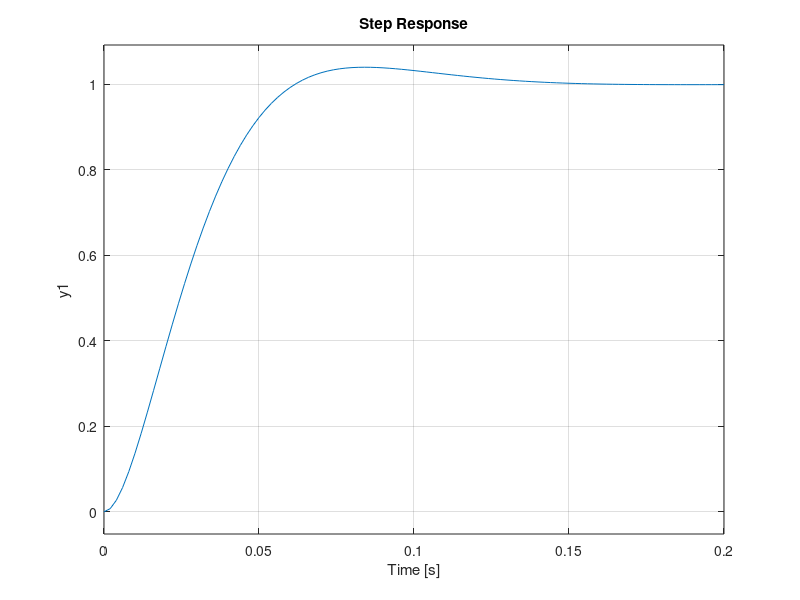

Recreate this plot in MATLAB. (Note: this script raises an error after producing the figure.)
clear all;
close all;

s = tf('s');

k = 9.8;
b = 119.619;
a = 50;

%Y2 = (400 * k * (s + 50)) / (s^3 + (40 + b)*s^2 + (40*b + 400*k)*s + 20000*k);

Y2 = ((400 / (s*(s+40))) * (k * (s+50)/(s+b))) / (1 + 400 * k / (s*(s+40)) * (s+50) / (s + b));

figure();
step(Y2);

% [max_signal, max_index] = max(Y2);
gain = getPeakGain(Y2);
fprintf('Max value (peak overshoot) of Y2: %.6f\n', gain);

% 2

Gp = (s + 30) / ((s + 6) * (s + 12) * (s + 18) * (s + 24));

Kp = 6000;
PID_controller = Kp;
ClosedLoop = feedback(PID_controller * Gp, 1);
figure()
step(ClosedLoop);
